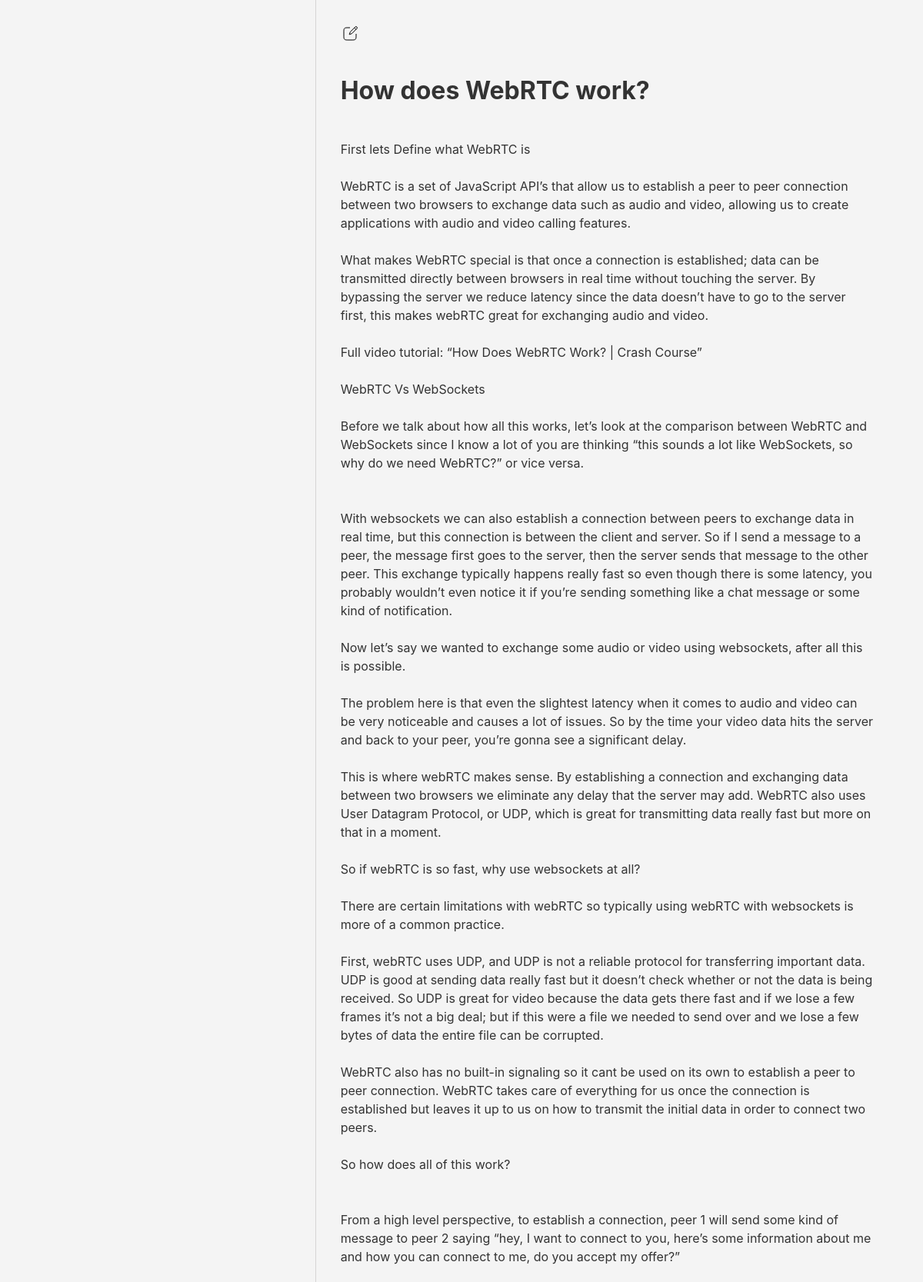
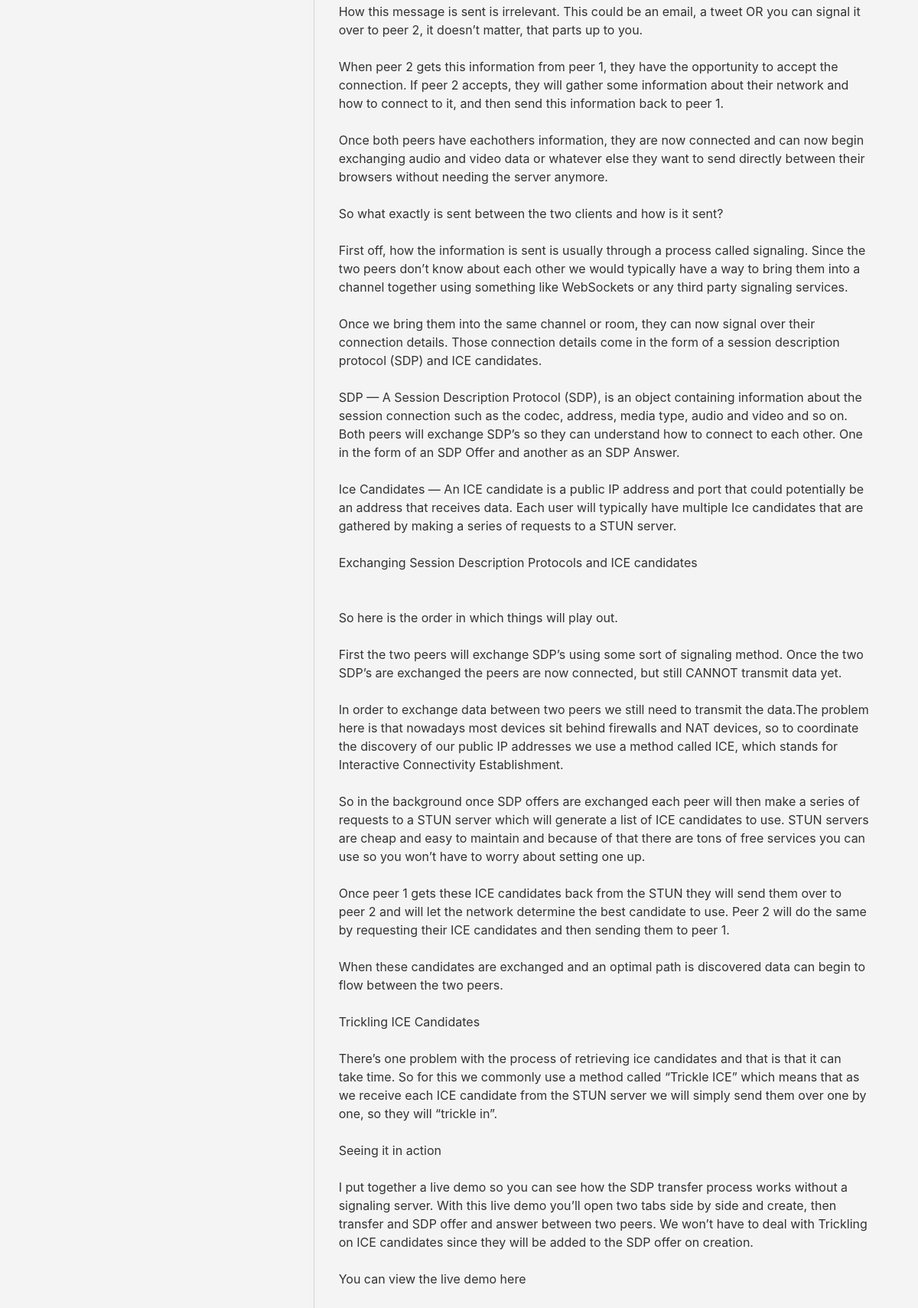
Page /posts/55/ on the committed database (2 pictures, top to bottom).
### base/models.py (models this page shows)
class Post(models.Model):
    title = models.CharField(max_length=100)
    body = models.TextField(default=defaultBody)
    updated = models.DateTimeField(auto_now=True)
    created = models.DateTimeField(auto_now_add=True)
    class Meta:
        ordering = ['-updated']

### base/views.py (the view)
# urls.py: path('posts/<str:pk>/', views.post_detail),
def post_detail(request, pk):
    post = Post.objects.get(id=pk)
    context = {'post':post}
    return render(request, 'index.html', context)

### templates/index.html
{% extends 'main.html' %}
{% block content %}
<div
    id="sidebar"
    hx-trigger="load"
    hx-get="/api/sidebar/"
    hx-swap="outerHTML"
></div>
<div id="page--container">
    {% include 'components/post.html' %}
</div>
{% endblock %}

### templates/main.html (shortened to what this page needs)
<!DOCTYPE html>
{% load static %}
<html>
<head>
    <link rel='stylesheet' type='text/css' media='screen' href='{% static "styles/main.css" %}'>
</head>
<body hx-headers='{"X-CSRFToken": "{{ csrf_token }}"}' hx-boost="true" hx-ext="multi-swap">
    <div id="container">
        {% block content  %}
        {% endblock %}
    </div>
</body>
</html>

### templates/components/post.html (shortened to what this page needs)
<div hx-swap-oob="innerHTML:#page--container">
    <div
        hx-trigger="click"
        hx-get="/api/posts/edit/{{post.id}}/"
        hx-swap="innerHTML"
        hx-target="#page--container"
        >
    </div>
    <h1>{{post.title}}</h1>
    <br>
    <span>
       {{post.body|linebreaksbr|safe}}
    </span>
</div>

### static/styles/main.css (style rules this page uses)
* { box-sizing: border-box; }
body { font-family: -apple-system, BlinkMacSystemFont, 'Segoe UI', Roboto, Oxygen-Sans, Ubuntu, Cantarell, 'Helvetica Neue', sans-serif; line-height: 1.5; color: #333; background-color: #f4f4f4; margin: 0; padding: 0; }
h1, h2, h3, h4, h5, h6 { font-weight: bold; margin-top: 1em; margin-bottom: 0.5em; }
h1 { font-size: 2rem; }
#container { max-width: 1200px; margin: 0 auto; display: grid; grid-template-columns: 1fr 2fr; padding: 0 2em; height: 100vh; }
#sidebar { border-right: 1px solid #d6d4d4; padding-right: 2em; }
#page--container { padding: 2em; }

### rows in the picture
Post: title "How does WebRTC work?", body "First lets Define what WebRTC is WebRTC is a set of JavaScript API’s that allow us to establish a peer to peer connection between two browsers to exchange data such as audio and video, allowing us to create applications with audio and video calling features. What makes WebRTC special is that once a connection is established; data can be transmitted directly between browsers in real time without touching the server. By bypassing the server we reduce latency since the data doesn’t have to go to the server first, this makes webRTC great for exchanging audio and video. Full video tutorial: “How Does WebRTC Work? | Crash Course” WebRTC Vs WebSockets Before we talk about how all this works, let’s…"
